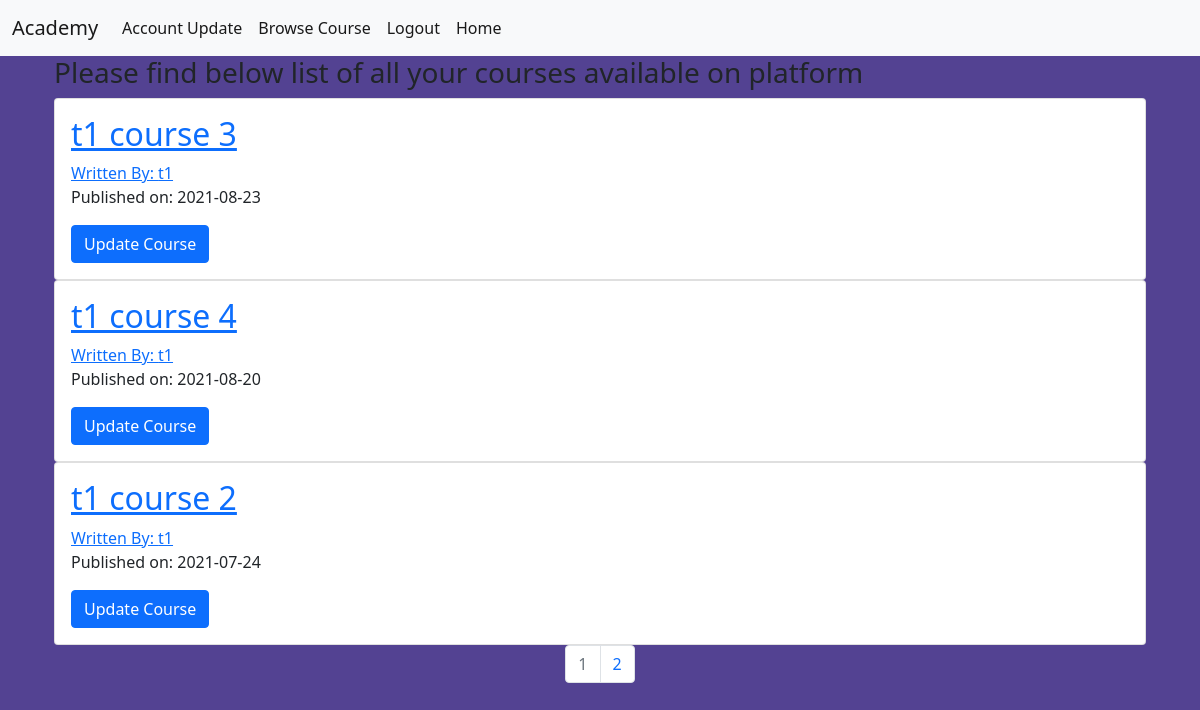
Screenshot of /view_course (signed in) with the database file from the repository.
### project/models.py (models this page shows, shortened)
class Course(db.Model):
    __tablename__ = 'course'
    course_id = db.Column(db.Integer, primary_key=True)
    course_name = db.Column(db.String(100))
    course_instructor = db.Column(db.String(50), db.ForeignKey('user.id'), nullable=False)
    course_fee = db.Column(db.Integer)
    course_created = db.Column(db.DateTime, nullable=False, default=datetime.utcnow)
    course_duration = db.Column(db.Integer, nullable=False)
    course_student = db.relationship('Student', backref='s_course', lazy='select')

### project/course/views.py (the view)
@course_blueprint.route('/view_course')
@login_required
def view_course():
    print("Inside Trainer View Course")
    session['condition'] = False
    if current_user.is_authenticated:
        page = request.args.get('page', 1, type=int)
        all_course = Course.query.filter_by(course_instructor=current_user.username).order_by(
            Course.course_created.desc()).paginate(page=page, per_page=3)
        '''for page_num in all_course.iter_pages(left_edge=1, right_edge=1, left_current=1, right_current=2):
            print("Iter Pages: ", page_num)
        print("All course Page: ", all_course.page)'''  # since all course is pagination object, so page attribute got appended to it
        return render_template('view_course.html', course=all_course)
    else:
        return redirect(url_for('error.error_403'))

### project/models.py (called while the page is built)
@login_manager.user_loader
def load_user(user_id):
    return User.query.get(user_id)

### project/course/templates/course/view_course.html (shortened to what this page needs)
<!DOCTYPE html>
{% extends "base.html" %}
{% block content %}
<div class="container">
    {% if condition %}
    <h2 align="center"> View all your course for Trainer {{ current_user.username }} </h2>
    <table class="table table-dark table-hover">
        <thead>
        <tr>
            <th scope="col">#ID</th>
            <th scope="col">Name</th>
            <th scope="col">Fees</th>
            <th scope="col">Duration</th>
            <th scope="col">Created On</th>
        </tr>
        </thead>
        <tbody>
        {% for item in course %}
        <tr>
            <td scope="row">{{item.course_id}}</td>
            <td>{{item.course_name}}</td>
            <td>{{item.course_fee}}</td>
            <td>{{item.course_duration}}</td>
            <td>{{item.course_created}}</td>
        </tr>
        {% endfor %}
        </tbody>
    </table>
    {% else %}
    <div class="container">
        <h3> Please find below list of all your courses available on platform </h3>
        {% for course in course.items %}
        <div class="card">
            <div class="card-body">
                <h2><a class="card-title" href="#">{{ course.course_name }}</a></h2>
                <a href="#">Written By: {{ course.course_instructor }}</a>
                <p>Published on: {{ course.course_created.strftime('%Y-%m-%d') }}</p>
                <a href="{{ url_for('course.update_course', course_id=course.course_id) }}" class="btn btn-primary">Update Course</a>
            </div>
        </div>
        {% endfor %}
        <nav aria-label="Page navigation example">
            <ul class="pagination justify-content-center">
                {% for page_num in course.iter_pages(left_edge=1, right_edge=1, left_current=1, right_current=2) %}
                {% if course.page == page_num %}
                <li class="page-item disabled">
                    <a class="page-link" href="{{ url_for('course.view_course', page=page_num) }}">{{ page_num }}</a>
                </li>
                {% else %}
                <li class="page-item"><a class="page-link" href="{{ url_for('course.view_course', page=page_num) }}">{{ page_num
                    }}</a></li>
                {% endif %}
                {% endfor %}
            </ul>
        </nav>
        {% endif %}
        {% endblock %}

### project/static/styles/mainpage.css (style rules this page uses)
body { background-color: #534292; }

### rows the page displays
Course: course_name "t1 course 3", course_instructor "t1", course_created "2021-08-23"
Course: course_name "t1 course 4", course_instructor "t1", course_created "2021-08-20"
Course: course_name "t1 course 2", course_instructor "t1", course_created "2021-07-24"

### other values shown
{{ page_num }} "1"
{{ page_num }} "2"
